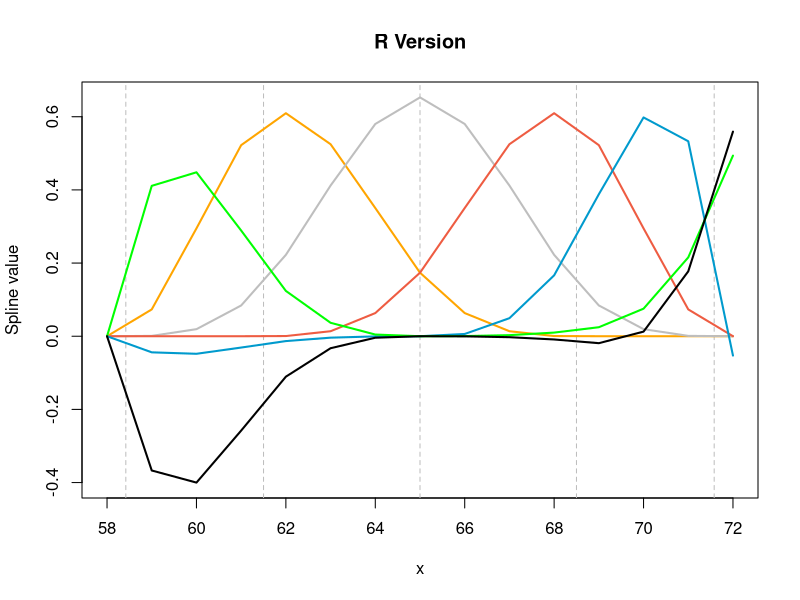
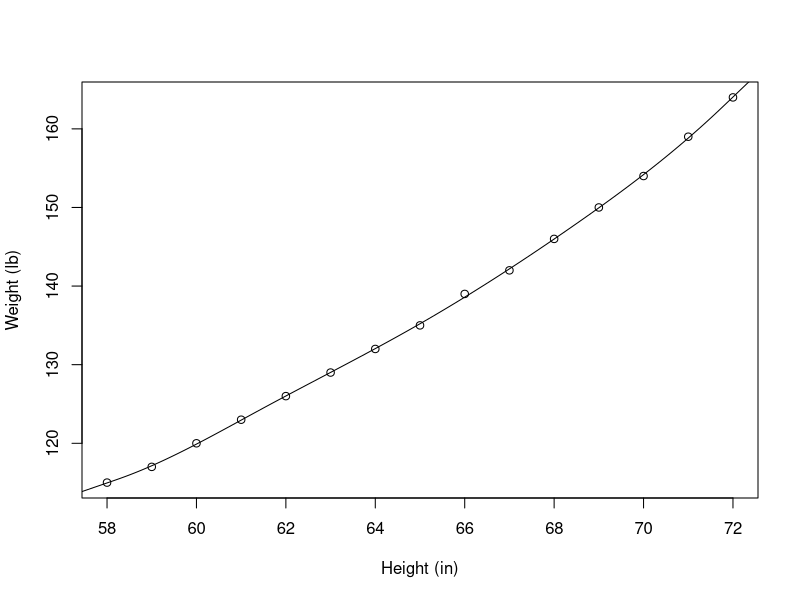

Generate these figures, in order, with R:
require(splines)
require(stats)
require(graphics)
 
x = women$height;
knot_quantiles = c(0.03,0.25,0.5,0.75,0.97);
mySpline = ns(x,knots=quantile(x, knot_quantiles));
 
# This is to get spline values (6 since we have 5 knots) for a new
    # x=65.1
predict(mySpline, 65.1, nseg = 50)
 
# Create plots of splines
colors <- c("Orange", "Gray", "tomato2", "deepskyblue3","green","black")
plot(range(x), range(mySpline), type="n", main="R Version",
     xlab="x", ylab="Spline value")
for (k in attr(mySpline, "knots")) abline(v=k, col="Gray", lty=2)
for (j in 1:ncol(mySpline)) {
    lines(x, mySpline[,j], col=colors[j], lwd=2)
}
 
#
# Export this basis in Excel-readable format.
# , where n is the spline
ns.formula <- function(n, ref="A1") {
    ref.p <- paste("I(", ref, sep="")
    knots <- sort(c(attr(n, "Boundary.knots"), attr(n, "knots")))
    d <- attr(n, "degree")
    f <- sapply(2:length(knots), function(i) {
        s.pre <- paste("IF(AND(", knots[i-1], "<=", ref, ", ", ref, "<", knots[i], "), ",
                       sep="")
        x <- seq(knots[i-1], knots[i], length.out=d+1)
        y <- predict(n, x)
        apply(y, 2, function(z) {
            s.f <- paste("z ~ x+", paste("I(x", 2:d, sep="^", collapse=")+"), ")", sep="")
            f <- as.formula(s.f)
            b.hat <- coef(lm(f))
            s <- paste(c(b.hat[1],
                         sapply(1:d, function(j) paste(b.hat[j+1], "*", ref, "^", j, sep=""))),
                       collapse=" + ")
            paste(s.pre, s, ", 0)", sep="")
        })
    })
    apply(f, 1, function(s) paste(s, collapse=" + "))
}
 
# fit regression
summary(fm1 <- lm(weight ~ ns(x,knots=quantile(x, knot_quantiles)), data = women))
## To see what knots were selected
attr(terms(fm1), "predvars")
 
## example of safe prediction
plot(women, xlab = "Height (in)", ylab = "Weight (lb)")
ht <- seq(57, 73, length.out = 200)
lines(ht, predict(fm1, newdata=data.frame(x = ht)))
